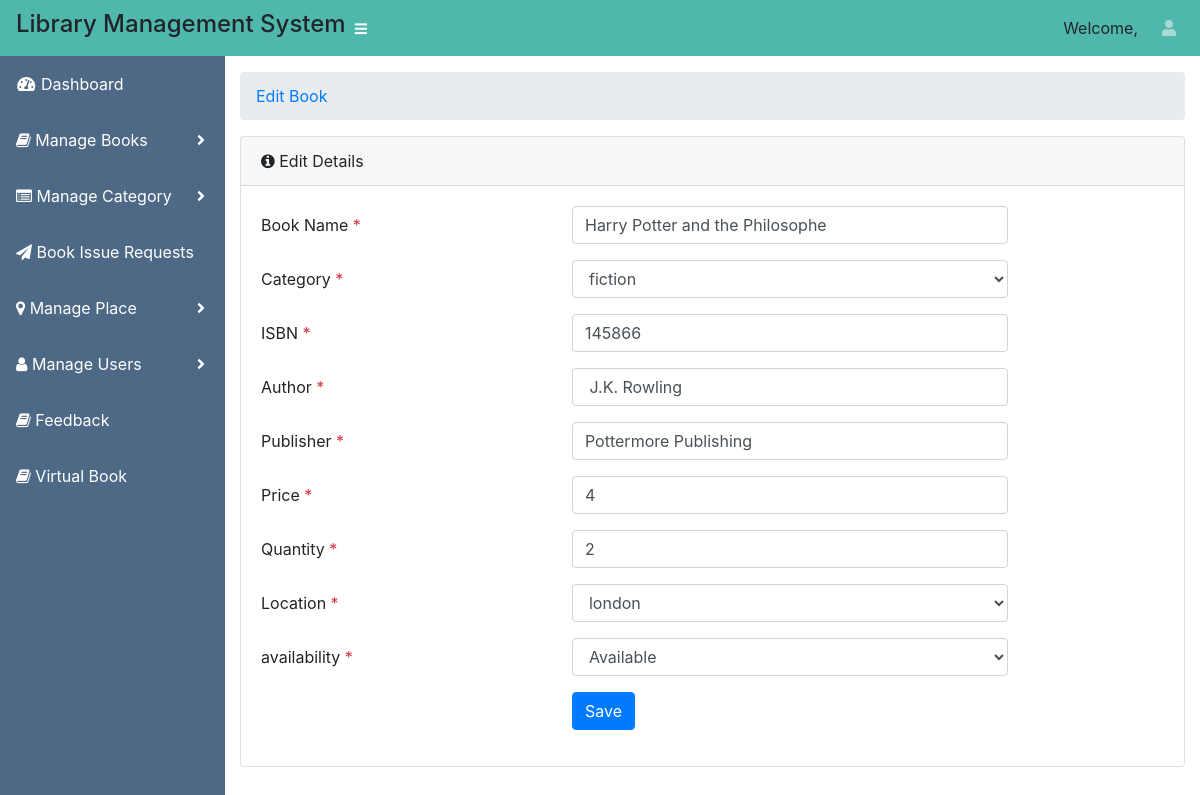
Screenshot of /library_management/admin/edit-book.php?id=5 (signed in) with the database file from the repository.
### tables this page shows
CREATE TABLE `tbl_book` (
  `id` int(11) NOT NULL,
  `book_name` longtext NOT NULL,
  `isbnno` varchar(2500) NOT NULL,
  `author` varchar(2500) NOT NULL,
  `publisher` text NOT NULL,
  `price` varchar(250) NOT NULL,
  `quantity` varchar(250) NOT NULL,
  `place` text NOT NULL,
  `category` varchar(250) NOT NULL,
  `availability` tinyint(4) NOT NULL COMMENT '1=available, 0=not available',
  `created_at` timestamp NOT NULL DEFAULT current_timestamp() ON UPDATE current_timestamp(),
  `virtual_link` varchar(5000) NOT NULL
);

CREATE TABLE `tbl_category` (
  `id` int(11) NOT NULL,
  `category_name` varchar(250) NOT NULL,
  `status` tinyint(4) NOT NULL COMMENT '1=active, 0=inactive',
  `created_at` timestamp NOT NULL DEFAULT current_timestamp() ON UPDATE current_timestamp()
);

CREATE TABLE `tbl_location` (
  `id` int(11) NOT NULL,
  `name` varchar(250) NOT NULL,
  `status` tinyint(4) NOT NULL COMMENT '1=active, 0=inactive',
  `created_at` timestamp NOT NULL DEFAULT current_timestamp() ON UPDATE current_timestamp()
);

### library_management/admin/edit-book.php (the view, shortened to what this page needs)
<?php
include ('../connection.php');
$id = $_GET['id'];
$fetch_query = mysqli_query($conn, "select * from tbl_book where id='$id'");
$row = mysqli_fetch_array($fetch_query);
?>
<?php include('include/header.php'); ?>
<div id="wrapper">
<?php include('include/side-bar.php'); ?>
    <div id="content-wrapper">
      <div class="container-fluid">
        <ol class="breadcrumb">
          <li class="breadcrumb-item">
            <a href="#">Edit Book</a>
          </li>
        </ol>
  <div class="card mb-3">
          <div class="card-header">
            <i class="fa fa-info-circle"></i>
            Edit Details</div>
            <form method="post" class="form-valide">
          <div class="card-body">
                              <div class="form-group row">
                                      <label class="col-lg-4 col-form-label" for="item">Book Name <span class="text-danger">*</span></label>
                                       <div class="col-lg-6">
                                      <input type="text" name="book_name" id="book_name" class="form-control" placeholder="Enter Book Name" required value="<?php echo $row['book_name']; ?>">
                                       </div>
                                  </div>
                                      <div class="form-group row">
                                            <label class="col-lg-4 col-form-label" for="leave-type">Category <span class="text-danger">*</span>
                                            </label>
                                <div class="col-lg-6">
                                    <select class="form-control" id="category_name" name="category_name" required>
                                        <?php
                                         $fetch_category = mysqli_query($conn, "select * from tbl_category where status=1");
                                         while($rows = mysqli_fetch_array($fetch_category)){
                                        ?>
                             <option <?php if($rows['category_name']==$row['category']){ ?>
                                selected="selected"; <?php } ?>><?php echo $rows['category_name'];?>
                            </option>
                                    <?php } ?>
                                     </select>
                                </div>
                                  </div>
                                        <div class="form-group row">
                                      <label class="col-lg-4 col-form-label" for="price">ISBN <span class="text-danger">*</span></label>
                                       <div class="col-lg-6">
                                      <input type="text" name="isbn" id="isbn" class="form-control" placeholder="Enter ISBN" required value="<?php echo $row['isbnno'];?>">
                                       </div>
                                  </div>
                                  <div class="form-group row">
                                      <label class="col-lg-4 col-form-label" for="price">Author <span class="text-danger">*</span></label>
                                       <div class="col-lg-6">
                                      <input type="text" name="author_name" id="author_name" class="form-control" placeholder="Enter Author Name" required value="<?php echo $row['author'];?>">
                                       </div>
                                  </div>
                                  <div class="form-group row">
                                      <label class="col-lg-4 col-form-label" for="price">Publisher <span class="text-danger">*</span></label>
                                       <div class="col-lg-6">
                                      <input type="text" name="publisher_name" id="publisher_name" class="form-control" placeholder="Enter Publisher Name" required value="<?php echo $row['publisher'];?>">
                                       </div>
                                  </div>
                                   <div class="form-group row">
                                      <label class="col-lg-4 col-form-label" for="price">Price <span class="text-danger">*</span></label>
                                       <div class="col-lg-6">
                                      <input type="text" name="price" id="price" class="form-control" placeholder="Enter Price" required value="<?php echo $row['price'];?>">
                                       </div>
                                  </div>
                                  <div class="form-group row">
                                      <label class="col-lg-4 col-form-label" for="price">Quantity <span class="text-danger">*</span></label>
                                       <div class="col-lg-6">
                                      <input type="text" name="quantity" id="quantity" class="form-control" placeholder="Enter Number of Copy" required value="<?php echo $row['quantity'];?>">
                                       </div>
                                  </div>
                                  <div class="form-group row">
                                            <label class="col-lg-4 col-form-label" for="leave-type">Location <span class="text-danger">*</span>
                                            </label>
                                <div class="col-lg-6">
                                    <select class="form-control" id="location_name" name="location_name" required>
                                        <?php
                                         $fetch_category = mysqli_query($conn, "select * from tbl_location where status=1");
                                         while($rows = mysqli_fetch_array($fetch_category)){
                                        ?>
                                        <option <?php if($rows['name']==$row['place']){ ?>
                                selected="selected"; <?php } ?>><?php echo $rows['name'];?>
                            </option>
                                    <?php } ?>
                                     </select>
                                </div>
                                  </div>
                                  <div class="form-group row">
                                            <label class="col-lg-4 col-form-label" for="status">availability <span class="text-danger">*</span>
                                            </label>
                                            <div class="col-lg-6">
                                                <select class="form-control" id="availability" name="availability" required>
                                                   <option value="1" <?php if($row['availability'] == 1) { ?> selected="selected"; <?php } ?>>Available</option>
                                                </select>
                                            </div>
                                        </div>
                                        <div class="form-group row">
                                            <div class="col-lg-8 ml-auto">
                                                <button type="submit" name="save-book-btn" class="btn btn-primary">Save</button>
                                            </div>
                                        </div>
                                </div>
                                </form>
                            </div>
    </div>
        </div>
 <?php include('include/footer.php'); ?>

### rows the page displays
tbl_book: book_name "Harry Potter and the Philosophe", category_name "fiction", isbn "145866", author_name "J.K. Rowling", publisher_name "Pottermore Publishing", price "4", quantity "2", location_name "london", availability "Available"
